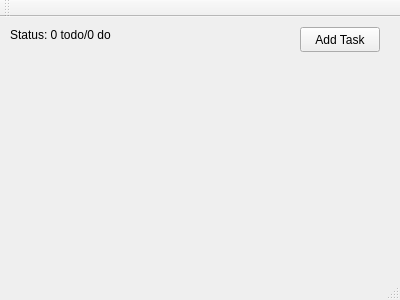
<?xml version="1.0" encoding="UTF-8"?>
<ui version="4.0">
 <class>MainWindow</class>
 <widget class="QMainWindow" name="MainWindow">
  <property name="geometry">
   <rect>
    <x>0</x>
    <y>0</y>
    <width>400</width>
    <height>300</height>
   </rect>
  </property>
  <property name="windowTitle">
   <string>MainWindow</string>
  </property>
  <widget class="QWidget" name="centralWidget">
   <widget class="QLabel" name="statusLabel">
    <property name="geometry">
     <rect>
      <x>10</x>
      <y>10</y>
      <width>101</width>
      <height>16</height>
     </rect>
    </property>
    <property name="text">
     <string>Status: 0 todo/0 done</string>
    </property>
   </widget>
   <widget class="QPushButton" name="addTaskButton">
    <property name="geometry">
     <rect>
      <x>300</x>
      <y>10</y>
      <width>80</width>
      <height>25</height>
     </rect>
    </property>
    <property name="text">
     <string>Add Task</string>
    </property>
   </widget>
  </widget>
  <widget class="QMenuBar" name="menuBar">
   <property name="geometry">
    <rect>
     <x>0</x>
     <y>0</y>
     <width>400</width>
     <height>20</height>
    </rect>
   </property>
  </widget>
  <widget class="QToolBar" name="mainToolBar">
   <attribute name="toolBarArea">
    <enum>TopToolBarArea</enum>
   </attribute>
   <attribute name="toolBarBreak">
    <bool>false</bool>
   </attribute>
  </widget>
  <widget class="QStatusBar" name="statusBar"/>
 </widget>
 <layoutdefault spacing="6" margin="11"/>
 <resources/>
 <connections/>
</ui>
